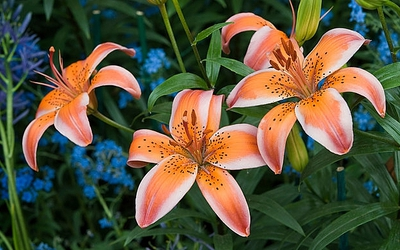
#> input picture .trunk/spring_2021/A08/DominantColors/lilly_400x.jpg, 400 x 250 px
$ python main.py
#> lines starting #> are read from the running program, lines starting #| are printed output that depends on the picture
import cv2
import numpy as np
import matplotlib.pyplot as plt
from sklearn.cluster import KMeans
from PIL import Image
import sys,os
import pprint
import requests
from math import sqrt

def brightness(r,g,b):
    """A function to return the calculated "brightness" of a color.
    http://www.nbdtech.com/Blog/archive/2008/04/27/Calculating-the-Perceived-Brightness-of-a-Color.aspx
    Arguments:
        r: [int]
        g: [int]
        b: [int]
    Returns:
        Values between 0-1 (percent of 0-255)
    Used By:
        get_dominant_colors
    """
    return sqrt(pow(r,2) * .241  + pow(g,2) * .691 + pow(b,2) * .068 ) / 255

def find_histogram(clt):
    """ Create a histogram with k clusters
    Arguments:
        :param: clt
        :return:hist
    Used By:
        get_dominant_colors
    """
    numLabels = np.arange(0, len(np.unique(clt.labels_)) + 1)
    (hist, _) = np.histogram(clt.labels_, bins=numLabels)

    hist = hist.astype("float")
    hist /= hist.sum()

    return hist


def get_color_data(r,g,b,d=3):
    """Get color name and hsv from color api.

    Arguments:
        r -- red   [int]
        g -- green [int]
        b -- blue  [int]
    Returns:
        json
    """
    payload = {'r':r, 'g':g, 'b':b,'d':d}
    r = requests.get('http://cs.mwsu.edu/~griffin/color-api/', params=payload)
    return r.json()


def extract_cluster_color_values(hist, centroids,ignore_background=False):
    """Get the dominant colors of an image.

    Arguments:
        hist        -- [numpy.ndarray]
        centroids   -- [numpy.ndarray]
    Returns:
        dictionary of color values
    Used By:
        get_dominant_colors
    """

    colors = []

    for (percent, color) in zip(hist, centroids):
        rgb = []
        total = 0
        for c in color:
            c = round(float(c))
            total += c
            rgb.append(c)
        if ignore_background:
            if total > 15 and total < 750:
                colors.append({'percent':round(float(percent),2),'rgb':rgb})
        else:
            colors.append({'percent':round(float(percent),2),'rgb':rgb})

    return colors

def plot_colors(hist, centroids):
    """Get the dominant colors of an image.

    Arguments:
        hist        -- [numpy.ndarray]
        centroids   -- [numpy.ndarray]
    Returns:
        plot image
    """
    bar = np.zeros((50, 300, 3), dtype="uint8")
    startX = 0

    for (percent, color) in zip(hist, centroids):
        # plot the relative percentage of each cluster
        endX = startX + (percent * 300)
        cv2.rectangle(bar, (int(startX), 0), (int(endX), 50),
                      color.astype("uint8").tolist(), -1)
        startX = endX

    # return the bar chart
    return bar


def get_dominant_colors(img,save_path=None,n=3):
    """Get the dominant colors of an image.

    Arguments:
        img         -- the image [string, numpy.ndarray]
        save_path   -- out path for saving [string] (default None)
        n           -- number of clusters [int] (default 3)
    Returns:
        dictionary of colors
        load_subimages_data
    Requres:
        extract_cluster_color_values
        query_color
        brightness
    """
#> called with img = './lilly_400x.jpg', save_path = './lilly_colors_3_bar.jpg', n = 3

    #bg,_ = determine_background(img_path)

    # if its string open it
    if isinstance(img,str):
        if os.path.isfile(img):
            img = cv2.imread(img)
#> img is the input picture: shape (250, 400, 3); mean B, G, R 61, 85.2, 89.9
            img = cv2.cvtColor(img, cv2.COLOR_BGR2RGB)
        else:
            usage("Error: image path not valid")

    img = img.reshape((img.shape[0] * img.shape[1],3)) #represent as row*column,channel number

    clt = KMeans(n_clusters=n) #cluster number
    clt.fit(img)

    hist = find_histogram(clt)
    colors = extract_cluster_color_values(hist, clt.cluster_centers_)

    if save_path != None:
        bar = plot_colors(hist, clt.cluster_centers_)
#> after the loop in plot_colors, `for (percent, color) in zip(hist, centroids):`:
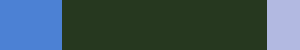
#> bar: shape (50, 300, 3); mean of channels 0, 1, 2 89.7, 85.3, 61.3; drawn as B, G, R
        cv2.imwrite(save_path,bar)
        # plt.axis("off")
        # plt.imshow(bar)
        # plt.show()

    start_delta = 3

    # loop through each cluster
    for i in range(len(colors)):
        c = []
        d = start_delta
        # while we haven't found a named color match (increment delta)
        while len(c) < 1:
            #c = query_color(colors[i]['rgb'][0],colors[i]['rgb'][1],colors[i]['rgb'][2],d)
            c = get_color_data(colors[i]['rgb'][0],colors[i]['rgb'][1],colors[i]['rgb'][2],d)
            d += 3
        colors[i]['named_data'] = c
        colors[i]['brightness'] = brightness(colors[i]['rgb'][0],colors[i]['rgb'][1],colors[i]['rgb'][2])

    return colors


if __name__=='__main__':
    # path to image to process
    img = './lilly_400x.jpg'

    # gets a json of dominant colors
    # if you supply a path (like './lilly_colors_bar.jpg') it will save the color bar there.
    # it also lets you specify number of clusters if you want
#> (the run stopped early here; a loop or call above may not have finished)
